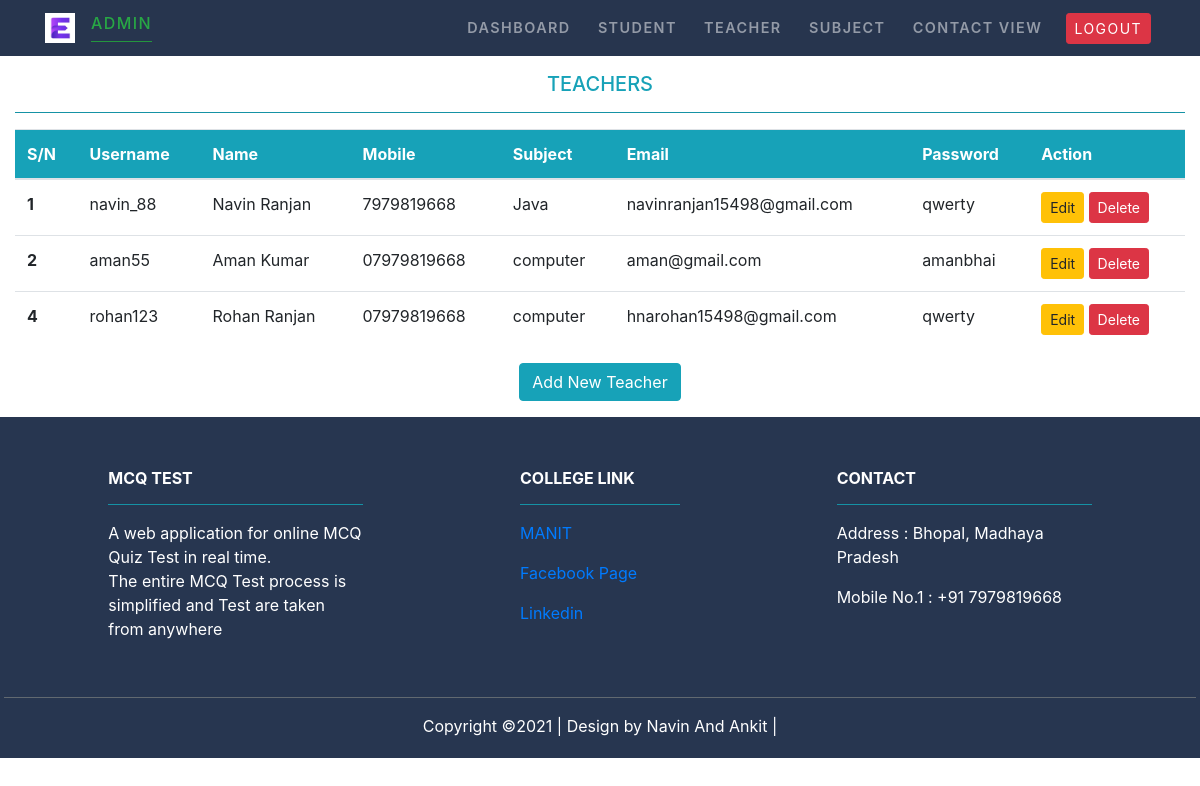
Screenshot of /Adminteacher/ with the database file from the repository.
### Teacher/models.py (models this page shows, shortened)
class Teacher(models.Model):
    username=models.CharField(max_length=20)
    name=models.CharField(max_length=50)
    subject = models.ForeignKey(Subject,on_delete=models.CASCADE)
    email=models.EmailField(max_length=100)
    mobile= models.CharField(max_length=11)
    password=models.CharField(max_length=30)

### MCQ_Test/models.py (models this page shows)
class Subject(models.Model):
   subject_name = models.CharField(max_length=50,primary_key=True)
   def __str__(self):
       return self.subject_name

### MCQ_Test/views.py (the view)
# urls.py: path('Adminteacher/', views.admin_teacher,name="adminteacher"),
def admin_teacher(request):
    te=Teacher.objects.all()
    return render(request,'MCQ_Test/adminteacher.html',{'tech':te})

### MCQ_Test/templates/MCQ_Test/adminteacher.html (shortened to what this page needs)
{% extends 'MCQ_Test/adminbase.html' %}
{% load static %}
{% block content %}
<div class="py-3">
<div class=" container-fluid">
<div class="text-center text-info">
<h5>TEACHERS</h5>
<hr class="bg-info">
</div>
{% if tech %}
<table class="table">
  <thead class="bg-info text-white">
    <tr>
      <th scope="col">S/N</th>
      <th scope="col">Username</th>
      <th scope="col">Name</th>
      <th scope="col">Mobile</th>
      <th scope="col">Subject</th>
      <th scope="col">Email</th>
      <th scope="col">Password</th>
      <th scope="col">Action</th>
    </tr>
  </thead>
  <tbody>
  {% for te in tech %}
    <tr>
      <th scope="row">{{te.id}}</th>
      <td>{{te.username}}</td>
      <td>{{te.name}}</td>
      <td>{{te.mobile}}</td>
      <td>{{te.subject}}</td>
      <td>{{te.email}}</td>
      <td>{{te.password}}</td>
      <td>
          <a href="{% url 'editteacher' te.id %}" class='btn btn-warning btn-sm'>Edit</a>
          <form action="{% url 'deleteteacher' te.id %}" method="POST" class='d-inline'>
            <input type="submit" class="btn btn-danger btn-sm" value="Delete">
          </form>
      </td>
    </tr>
  {% endfor %}
  </tbody>
{% endif %}
</table>
<div class="text-center">
    <a href="{% url 'addteacher' %}" class="btn btn-info">Add New Teacher</a>
</div>
</div>
</div>
{% endblock content %}

### rows the page displays
Teacher: id "1", username "navin_88", name "Navin Ranjan", mobile "7979819668", subject "Java", email "navinranjan15498@gmail.com", password "qwerty"
Teacher: id "2", username "aman55", name "Aman Kumar", mobile "07979819668", subject "computer", email "aman@gmail.com", password "amanbhai"
Teacher: id "4", username "rohan123", name "Rohan Ranjan", mobile "07979819668", subject "computer", email "hnarohan15498@gmail.com", password "qwerty"
